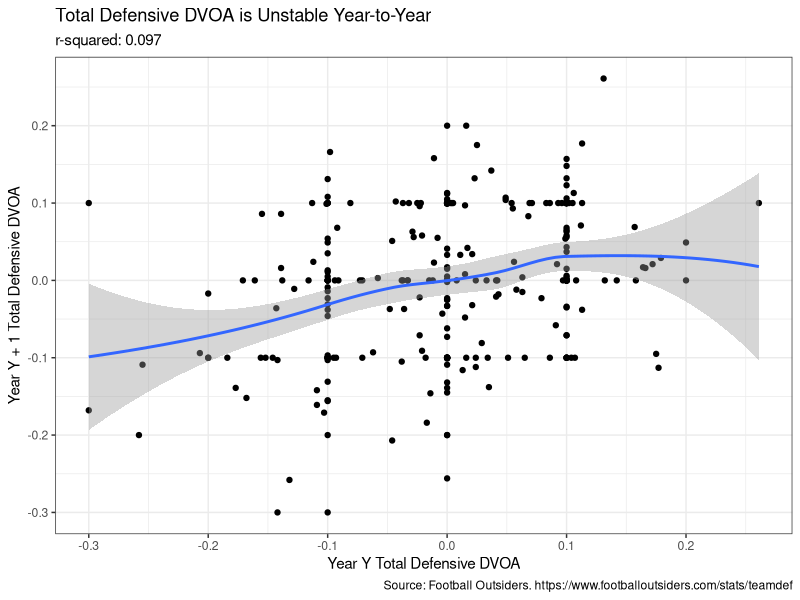

Reproduce this figure in R.
### -----------------------------------------------------------------------------------------------
### Testing the year to year stability of Defensive
### DVOA. Data scraped from
### https://www.footballoutsiders.com/stats/teamdef
### -----------------------------------------------------------------------------------------------

library(tidyverse)
library(broom)

dvoa <- read_csv("data/defensive_dvoa_2009-18.csv")

dvoa_year2 <- dvoa %>%
   mutate(Season2 = Season + 1)

dvoa_joined <-dvoa_year2 %>%
   inner_join(dvoa_year2, by = c("Season2" = "Season", "TEAM"))

colnames(dvoa_joined)

### ------ Models go here ---------------------------------------------------------------------////

### Total Defensive DVOA first --------------------------------------------------------------------

total_dvoa_model <- lm(data = dvoa_joined, total_dvoa.y ~ total_dvoa.x)
summary(total_dvoa_model)

total_dvoa_stability <- glance(total_dvoa_model) %>%
   mutate(metric = "Total Defensive DVOA",
          r.squared = round(r.squared, 3)) %>%
   select(metric, r.squared)

### This will go in the README as a visual ---------------------------------------------------------

ggplot(data = dvoa_joined, aes(x = total_dvoa.x, y = total_dvoa.y)) +
   geom_point() +
   geom_smooth() +
   theme_bw() +
   labs(x = "Year Y Total Defensive DVOA",
        y = "Year Y + 1 Total Defensive DVOA",
        title = "Total Defensive DVOA is Unstable Year-to-Year",
        subtitle = paste("r-squared:", total_dvoa_stability$r.squared),
        caption = "Source: Football Outsiders. https://www.footballoutsiders.com/stats/teamdef")

### magic incantation to save the plot to disk -----------------------------------------------------

dev.copy(png,'total_defensive_dvoa.png')
dev.off()

### Pass DVOA -------------------------------------------------------------------------------------

pass_dvoa_model <- lm(data = dvoa_joined, pass_dvoa.y ~ pass_dvoa.x)
summary(pass_dvoa_model)

pass_dvoa_stability <- glance(pass_dvoa_model) %>%
   mutate(metric = "Defensive Passing DVOA",
          r.squared = round(r.squared, 3)) %>%
   select(metric, r.squared)

### Rush DVOA -------------------------------------------------------------------------------------

rush_dvoa_model <- lm(data = dvoa_joined, rush_dvoa.y ~ rush_dvoa.x)
summary(rush_dvoa_model)

rush_dvoa_stability <- glance(rush_dvoa_model) %>%
   mutate(metric = "Defensive Rushing DVOA",
          r.squared = round(r.squared, 3)) %>%
   select(metric, r.squared)

### Bind up the results with some twine. ---------------------------------------------------------

defensive_dvoa_results <- total_dvoa_stability %>%
   bind_rows(pass_dvoa_stability,
             rush_dvoa_stability)

write_csv(defensive_dvoa_results, "results.csv")
